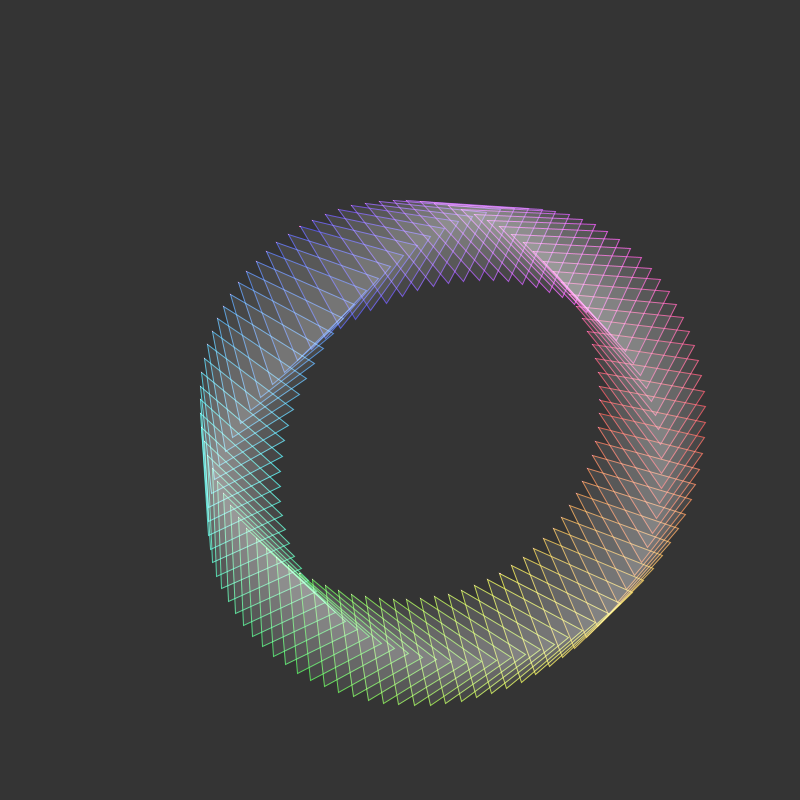
Frame 1 (no input)
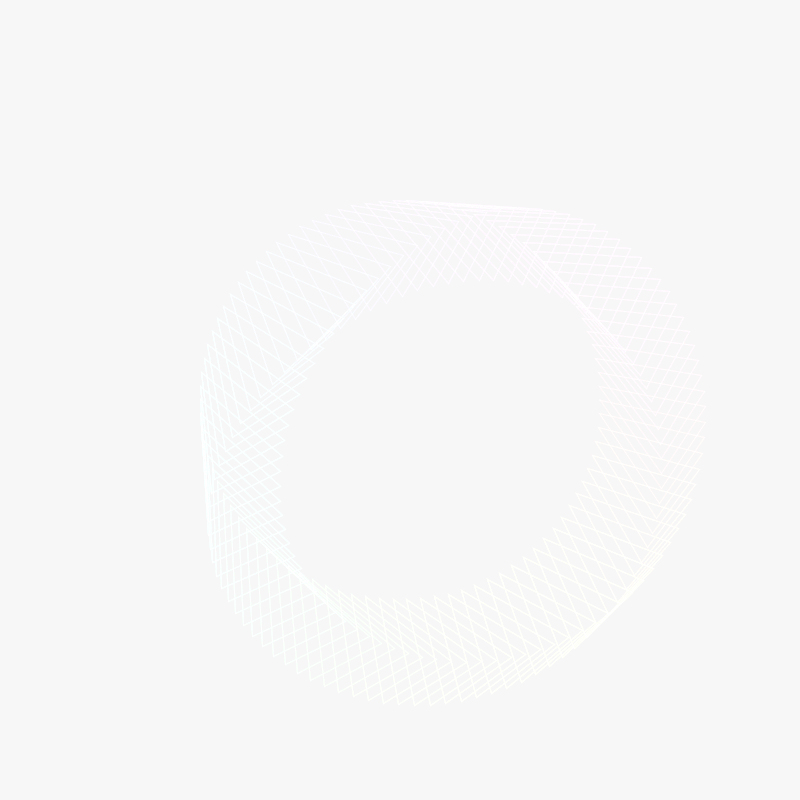
Frame 60 (the mouse pressed at the canvas centre just before this capture)
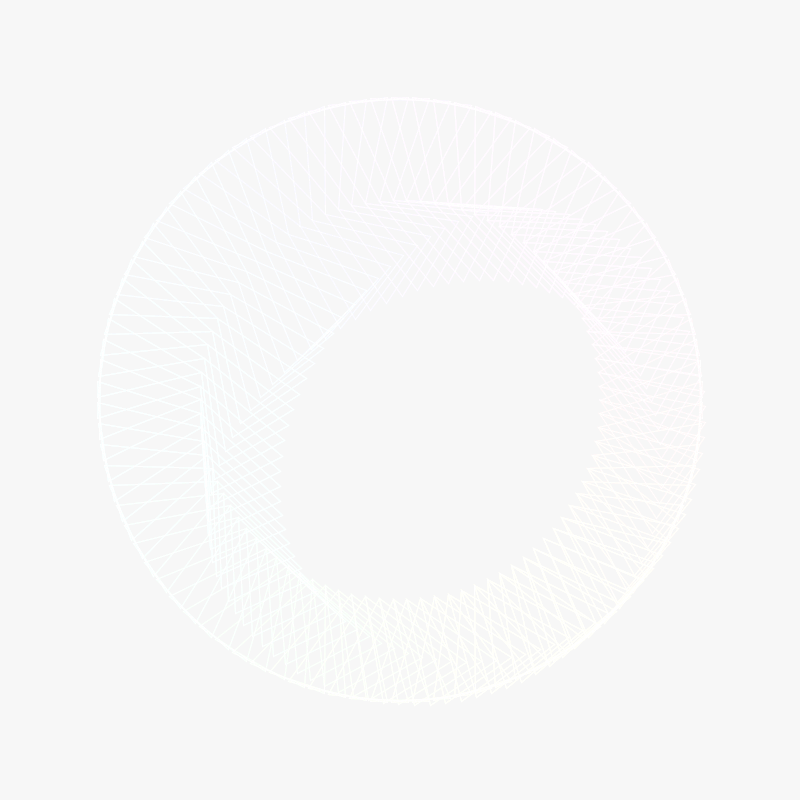
Frame 120 (the mouse held since frame 60 and released just before this capture)

The Processing sketch that drew these frames (run headless with seeded random() and noise(); from frame 60 on, the mouse is pressed at the canvas centre):

// Processing sketch: build
// ── build.pde
// Page 244 - 1

void setup() {
  size(800, 800);
  background(#202020);
  smooth();
  frameRate(30);

  rectMode(CENTER);
  blendMode(SCREEN);
  colorMode(HSB, 360, 100, 100);
}

/*void draw() {
  fill(#202020, 190);
  noStroke();
  rect(width / 2, height / 2, width, height);
  //noFill();

  pushMatrix();
  for (int x = 20; x < width - 10; x += 20) {
    for (int y = 20; y < height - 10; y += 20) {
    float mouse = atan2(mouseY - y, mouseX - x);
    pushMatrix();
      translate(x, y);
      rotate(mouse);
      stroke(abs(mouse) * 114, 80, 80);
      triangle(0, 0, - 10, 5, - 10, -5);
      stroke(#FF50BB);
      point(0, 0);
      popMatrix();
    }
  }
  popMatrix();
}*/
void draw() {
  fill(#202020, 190);
  noStroke();
  rect(width / 2, height / 2, width, height);
  //noFill();

  pushMatrix();
  translate(width / 2, height / 2);
  for (int deg = 0; deg < 360; deg += 4) {
    float angle = radians(deg);
    float radius = 200;
    float x = cos(angle) * radius;
    float y = sin(angle) * radius;
    float mouse = atan2(mouseY - height / 2 - y, mouseX - width / 2 - x);
    pushMatrix();
    translate(x, y);
    rotate(mouse);
    stroke(deg, 80, 80);
    triangle(0, 0, - 100, 40, - 100, -40);
    //triangle(x, y, x - 60 , y + 10, x - 60, y -10);
    stroke(#FF50BB);
    point(0, 0);
    popMatrix();
  }
  popMatrix();
}
